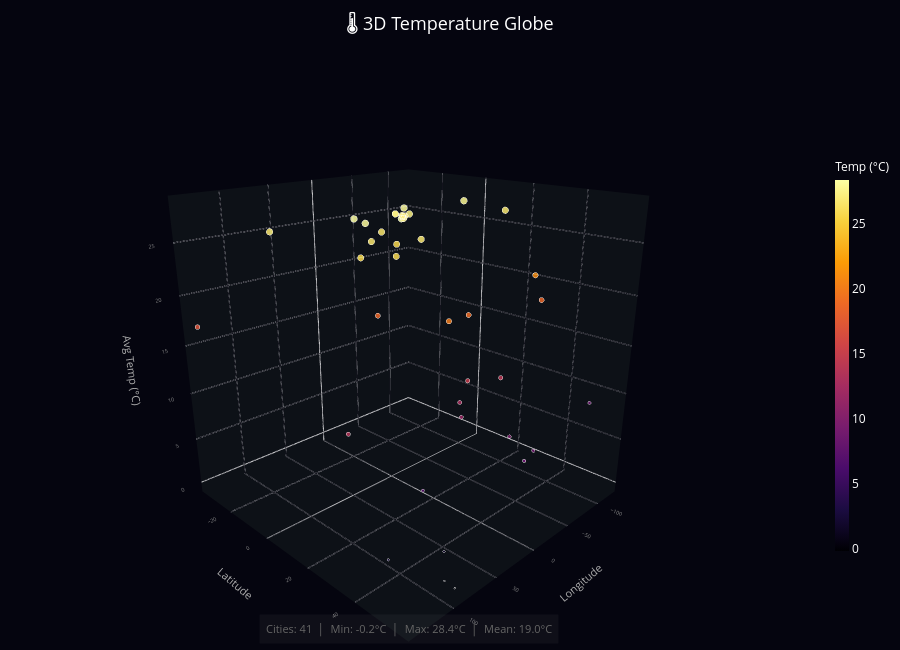

The cell this chart's notebook holds for it:
### Code cell
# ── Interactive 3D scatter: Lat × Lon × Temperature ───────────────────────────
sample3d = geo_df.sample(min(5000, len(geo_df)), random_state=42).reset_index(drop=True)

t_min, t_max = sample3d['AverageTemperature'].min(), sample3d['AverageTemperature'].max()
norm = (sample3d['AverageTemperature'] - t_min) / (t_max - t_min)

fig3d = go.Figure(go.Scatter3d(
    x=sample3d['Longitude'],
    y=sample3d['Latitude'],
    z=sample3d['AverageTemperature'],
    mode='markers',
    marker=dict(
        size=2 + norm*6,
        color=sample3d['AverageTemperature'],
        colorscale='Inferno',
        opacity=0.85,
        colorbar=dict(
            title=dict(text='Temp (°C)', font=dict(color='white', size=12)),
            tickfont=dict(color='white'),
            thickness=14, len=0.7, x=1.01,
        )
    ),
    text=[f'🏙️ {city}<br>🌍 {country}<br>🌡️ {t:.1f}°C'
          for city, country, t in zip(sample3d['City'], sample3d['Country'], sample3d['AverageTemperature'])],
    hovertemplate='%{text}<extra></extra>',
))

axis_style = dict(
    gridcolor='rgba(255,255,255,0.06)',
    backgroundcolor='rgb(13,17,23)',
    showbackground=True,
    tickfont=dict(color='#888', size=8),
    title_font=dict(color='#aaa', size=11),
)

fig3d.update_layout(
    title=dict(text='🌡️ 3D Temperature Globe', x=0.5, font=dict(size=18, color='white')),
    scene=dict(
        xaxis=dict(title='Longitude', **axis_style),
        yaxis=dict(title='Latitude',  **axis_style),
        zaxis=dict(title='Avg Temp (°C)', **axis_style),
        bgcolor='rgb(5,5,15)',
        camera=dict(eye=dict(x=1.5, y=1.5, z=0.8)),
    ),
    paper_bgcolor='rgb(5,5,15)',
    margin=dict(l=0, r=0, t=60, b=0),
    height=650,
    annotations=[dict(
        text=(f"Cities: {len(sample3d):,}  │  "
              f"Min: {t_min:.1f}°C  │  Max: {t_max:.1f}°C  │  Mean: {sample3d['AverageTemperature'].mean():.1f}°C"),
        xref='paper', yref='paper', x=0.5, y=0.01,
        showarrow=False, font=dict(size=11, color='#666'),
        bgcolor='rgba(255,255,255,0.04)', borderpad=6,
    )]
)

fig3d.show()

### Figure 1 — Plotly figure (JSON) as saved in the notebook; plotly's stock layout.template omitted (floating-point values rounded to 4 significant figures)
{"data": [{"hovertemplate": "%{text}<extra></extra>", "marker": {"color": [-0.1991, 13.5, 27.33, 20.87, 26.78, 7.163, 26.81, 1.93, 26.66, 0.04962, 19.97, 27.08, 28.36, 27.2, 25.83, 28.27, 27.96, 25.7, 18.98, 14.01, 18.62, 27.43, 25.77, 9.659, 28.11, 27.17, 8.213, 26.73, 14.75, 27.43, 8.213, 2.93, 12.69, 8.708, 26.69, 27.13, 27.85, 8.209, 18.54, 16.9, 11.55], "colorbar": {"len": 0.7, "thickness": 14, "tickfont": {"color": "white"}, "title": {"font": {"color": "white", "size": 12}, "text": "Temp (°C)"}, "x": 1.01}, "colorscale": [[0, "#000004"], [0.1111, "#1b0c41"], [0.2222, "#4a0c6b"], [0.3333, "#781c6d"], [0.4444, "#a52c60"], [0.5556, "#cf4446"], [0.6667, "#ed6925"], [0.7778, "#fb9b06"], [0.8889, "#f7d13d"], [1, "#fcffa4"]], "opacity": 0.85, "size": [2.0, 4.878, 7.783, 6.426, 7.669, 3.547, 7.675, 2.447, 7.643, 2.052, 6.239, 7.733, 8.0, 7.756, 7.469, 7.982, 7.916, 7.441, 6.03, 4.986, 5.954, 7.806, 7.456, 4.071, 7.948, 7.751, 3.768, 7.659, 5.142, 7.806, 3.768, 2.657, 4.708, 3.872, 7.65, 7.742, 7.893, 3.767, 5.937, 5.593, 4.468]}, "mode": "markers", "text": ["🏙️ Achinsk<br>🌍 Russia<br>🌡️ -0.2°C", "🏙️ Abiko<br>🌍 Japan<br>🌡️ 13.5°C", "🏙️ Abengourou<br>🌍 Côte D'Ivoire<br>🌡️ 27.3°C", "🏙️ Acuña<br>🌍 Mexico<br>🌡️ 20.9°C", "🏙️ Abadan<br>🌍 Iran<br>🌡️ 26.8°C", "🏙️ Ürümqi<br>🌍 China<br>🌡️ 7.2°C", "🏙️ Acapulco<br>🌍 Mexico<br>🌡️ 26.8°C", "🏙️ Öskemen<br>🌍 Kazakhstan<br>🌡️ 1.9°C", "🏙️ Aden<br>🌍 Yemen<br>🌡️ 26.7°C", "🏙️ Abakan<br>🌍 Russia<br>🌡️ 0.0°C", "🏙️ Adana<br>🌍 Turkey<br>🌡️ 20.0°C", "🏙️ Abidjan<br>🌍 Côte D'Ivoire<br>🌡️ 27.1°C", "🏙️ Abu Dhabi<br>🌍 United Arab Emirates<br>🌡️ 28.4°C", "🏙️ Abeokuta<br>🌍 Nigeria<br>🌡️ 27.2°C", "🏙️ Abohar<br>🌍 India<br>🌡️ 25.8°C", "🏙️ Adoni<br>🌍 India<br>🌡️ 28.3°C", "🏙️ Abomey Calavi<br>🌍 Benin<br>🌡️ 28.0°C", "🏙️ Agartala<br>🌍 India<br>🌡️ 25.7°C", "🏙️ Agadir<br>🌍 Morocco<br>🌡️ 19.0°C", "🏙️ A Coruña<br>🌍 Spain<br>🌡️ 14.0°C", "🏙️ Addis Abeba<br>🌍 Ethiopia<br>🌡️ 18.6°C", "🏙️ Abakaliki<br>🌍 Nigeria<br>🌡️ 27.4°C", "🏙️ Abha<br>🌍 Saudi Arabia<br>🌡️ 25.8°C", "🏙️ Aachen<br>🌍 Germany<br>🌡️ 9.7°C", "🏙️ Adilabad<br>🌍 India<br>🌡️ 28.1°C", "🏙️ Accra<br>🌍 Ghana<br>🌡️ 27.2°C", "🏙️ Aalborg<br>🌍 Denmark<br>🌡️ 8.2°C", "🏙️ Adiwerna<br>🌍 Indonesia<br>🌡️ 26.7°C", "🏙️ Çorlu<br>🌍 Turkey<br>🌡️ 14.8°C", "🏙️ Aba<br>🌍 Nigeria<br>🌡️ 27.4°C", "🏙️ Århus<br>🌍 Denmark<br>🌡️ 8.2°C", "🏙️ Acheng<br>🌍 China<br>🌡️ 2.9°C", "🏙️ Afyonkarahisar<br>🌍 Turkey<br>🌡️ 12.7°C", "🏙️ Aberdeen<br>🌍 United Kingdom<br>🌡️ 8.7°C", "🏙️ Achalpur<br>🌍 India<br>🌡️ 26.7°C", "🏙️ Abuja<br>🌍 Nigeria<br>🌡️ 27.1°C", "🏙️ Acarigua<br>🌍 Venezuela<br>🌡️ 27.8°C", "🏙️ Abbotsford<br>🌍 Canada<br>🌡️ 8.2°C", "🏙️ Abilene<br>🌍 United States<br>🌡️ 18.5°C", "🏙️ Adelaide<br>🌍 Australia<br>🌡️ 16.9°C", "🏙️ Çorum<br>🌍 Turkey<br>🌡️ 11.5°C"], "type": "scatter3d", "x": [90.0, 139.2, -4.05, -101.5, 48.0, 87.2, -100.5, 82.39, 45.41, 91.36, 35.8, -3.23, 54.98, 4.05, 73.85, 77.5, 2.43, 91.75, -9.23, -8.73, 38.11, 8.07, 42.25, 6.34, 78.48, -0.0, 10.33, 109.5, 27.69, 8.07, 10.33, 128.1, 31.21, -1.48, 77.02, 7.3, -68.92, -122.5, -100.5, 138.2, 34.08], "y": [57.05, 36.17, 7.23, 29.74, 29.74, 44.2, 16.87, 50.63, 13.66, 53.84, 36.17, 5.63, 24.92, 7.23, 29.74, 15.27, 7.23, 23.31, 29.74, 42.59, 8.84, 5.63, 18.48, 50.63, 20.09, 5.63, 57.05, -7.23, 40.99, 5.63, 57.05, 45.81, 39.38, 57.05, 21.7, 8.84, 8.84, 49.03, 32.95, -34.56, 40.99], "z": [-0.1991, 13.5, 27.33, 20.87, 26.78, 7.163, 26.81, 1.93, 26.66, 0.04962, 19.97, 27.08, 28.36, 27.2, 25.83, 28.27, 27.96, 25.7, 18.98, 14.01, 18.62, 27.43, 25.77, 9.659, 28.11, 27.17, 8.213, 26.73, 14.75, 27.43, 8.213, 2.93, 12.69, 8.708, 26.69, 27.13, 27.85, 8.209, 18.54, 16.9, 11.55]}], "layout": {"annotations": [{"bgcolor": "rgba(255,255,255,0.04)", "borderpad": 6, "font": {"color": "#666", "size": 11}, "showarrow": false, "text": "Cities: 41  │  Min: -0.2°C  │  Max: 28.4°C  │  Mean: 19.0°C", "x": 0.5, "xref": "paper", "y": 0.01, "yref": "paper"}], "height": 650, "margin": {"b": 0, "l": 0, "r": 0, "t": 60}, "paper_bgcolor": "rgb(5,5,15)", "scene": {"bgcolor": "rgb(5,5,15)", "camera": {"eye": {"x": 1.5, "y": 1.5, "z": 0.8}}, "xaxis": {"backgroundcolor": "rgb(13,17,23)", "gridcolor": "rgba(255,255,255,0.06)", "showbackground": true, "tickfont": {"color": "#888", "size": 8}, "title": {"font": {"color": "#aaa", "size": 11}, "text": "Longitude"}}, "yaxis": {"backgroundcolor": "rgb(13,17,23)", "gridcolor": "rgba(255,255,255,0.06)", "showbackground": true, "tickfont": {"color": "#888", "size": 8}, "title": {"font": {"color": "#aaa", "size": 11}, "text": "Latitude"}}, "zaxis": {"backgroundcolor": "rgb(13,17,23)", "gridcolor": "rgba(255,255,255,0.06)", "showbackground": true, "tickfont": {"color": "#888", "size": 8}, "title": {"font": {"color": "#aaa", "size": 11}, "text": "Avg Temp (°C)"}}}, "title": {"font": {"color": "white", "size": 18}, "text": "🌡️ 3D Temperature Globe", "x": 0.5}}}
